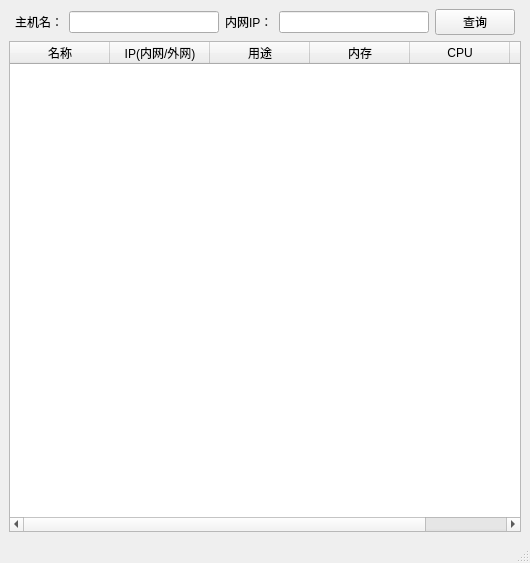
<?xml version="1.0" encoding="UTF-8"?>
<ui version="4.0">
 <class>MainWindow</class>
 <widget class="QMainWindow" name="MainWindow">
  <property name="geometry">
   <rect>
    <x>0</x>
    <y>0</y>
    <width>530</width>
    <height>563</height>
   </rect>
  </property>
  <property name="windowTitle">
   <string>MainWindow</string>
  </property>
  <widget class="QWidget" name="centralwidget">
   <layout class="QVBoxLayout" name="verticalLayout">
    <item>
     <layout class="QHBoxLayout" name="horizontalLayout">
      <item>
       <widget class="Line" name="line">
        <property name="orientation">
         <enum>Qt::Horizontal</enum>
        </property>
       </widget>
      </item>
      <item>
       <widget class="QLabel" name="label">
        <property name="text">
         <string>主机名：</string>
        </property>
       </widget>
      </item>
      <item>
       <widget class="QLineEdit" name="lineEdit"/>
      </item>
      <item>
       <widget class="QLabel" name="label_2">
        <property name="text">
         <string>内网IP：</string>
        </property>
       </widget>
      </item>
      <item>
       <widget class="QLineEdit" name="lineEdit_2"/>
      </item>
      <item>
       <widget class="QPushButton" name="pushButton">
        <property name="text">
         <string>查询</string>
        </property>
       </widget>
      </item>
      <item>
       <widget class="Line" name="line_2">
        <property name="orientation">
         <enum>Qt::Horizontal</enum>
        </property>
       </widget>
      </item>
     </layout>
    </item>
    <item>
     <widget class="QTableWidget" name="tableWidget">
      <column>
       <property name="text">
        <string>名称</string>
       </property>
      </column>
      <column>
       <property name="text">
        <string>IP(内网/外网)</string>
       </property>
      </column>
      <column>
       <property name="text">
        <string>用途</string>
       </property>
      </column>
      <column>
       <property name="text">
        <string>内存</string>
       </property>
      </column>
      <column>
       <property name="text">
        <string>CPU</string>
       </property>
      </column>
      <column>
       <property name="text">
        <string>连接</string>
       </property>
      </column>
     </widget>
    </item>
   </layout>
  </widget>
  <widget class="QStatusBar" name="statusbar"/>
 </widget>
 <resources/>
 <connections/>
</ui>
